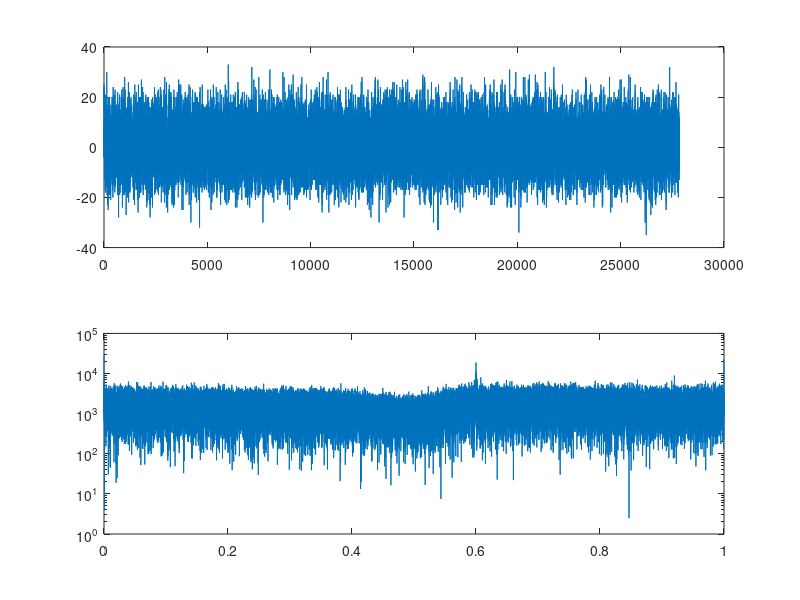
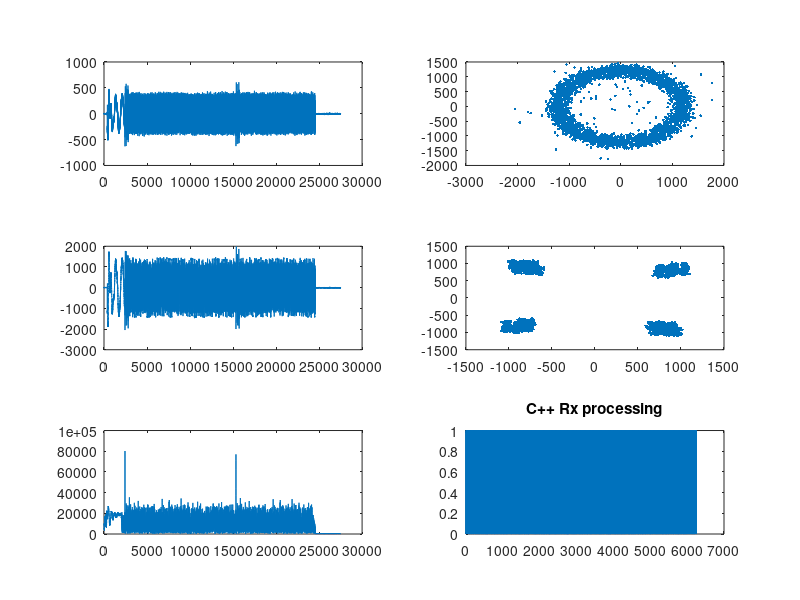

Here is the MATLAB script that generated these plots, in order:
close all;
clear all;

%% Data Received

N_samps=55680;
fid1=fopen('received0.dat','r');
x_rec=fread(fid1, N_samps,'short');
fclose(fid1);


xComplex_rec= zeros(1,N_samps/2);
count = 1;
for i=1:2:N_samps
    xComplex_rec(count) = complex(x_rec(i),x_rec(i+1));
    count = count+1;
end

length(xComplex_rec);

figure(1)
subplot(2,1,1)
plot(real(xComplex_rec));
subplot(2,1,2)
semilogy(linspace(0,1,2^16),abs(fft(xComplex_rec,2^16)))
%pwelch(xComplex_rec)

%% Processing stages


fid1=fopen('x_freq.dat','r');
x_freq=fread(fid1, 55002,'double');
fclose(fid1);


xComplex_freq= zeros(1,55002/2);
count = 1;
for i=1:2:55002
    xComplex_freq(count) = complex(x_freq(i),x_freq(i+1));
    count = count+1;
end

length(xComplex_freq);

figure(2)
subplot(3,2,1)
plot(real(xComplex_freq));

fid1=fopen('x_matched.dat','r');
x_matched=fread(fid1, 55002,'double');
fclose(fid1);


xComplex_matched= zeros(1,55002/2);
count = 1;
for i=1:2:55002
    xComplex_matched(count) = complex(x_matched(i),x_matched(i+1));
    count = count+1;
end

length(xComplex_matched);

subplot(3,2,3)
plot(real(xComplex_matched));

fid1=fopen('x_downsamp.dat','r');
x_downsamp=fread(fid1, 2*3225,'double');
fclose(fid1);


xComplex_downsamp= zeros(1,3225);
count = 1;
for i=1:2:3225*2
    xComplex_downsamp(count) = complex(x_downsamp(i),x_downsamp(i+1));
    count = count+1;
end

length(xComplex_downsamp);

subplot(3,2,2)
plot(xComplex_downsamp,'.');


fid1=fopen('xcorr.dat','r');
xcorr=fread(fid1, 55002,'double');
fclose(fid1);


xComplex_corr= zeros(1,55002/2);
count = 1;
for i=1:2:55002
    xComplex_corr(count) = complex(xcorr(i),xcorr(i+1));
    count = count+1;
end

length(xComplex_corr);

figure(2)
subplot(3,2,5)
plot(abs(xComplex_corr));



fid1=fopen('x_filt.dat','r');
x_filt=fread(fid1, 2*3125,'double');
fclose(fid1);


xComplex_filt= zeros(1,3125);
count = 1;
for i=1:2:3125*2
    xComplex_filt(count) = complex(x_filt(i),x_filt(i+1));
    count = count+1;
end

length(xComplex_filt);

subplot(3,2,4)
plot(xComplex_filt,'.');


% Load data_sent from file (note the type)
fid=fopen('data.dat','r');
data_correct=fread(fid, 6250 ,'double');
fclose(fid);


% Load data from file (note the type)
fid=fopen('decoded0.dat','r');
temp=fread(fid, 6250 ,'short');
fclose(fid);
result_from_harness=temp;

figure(2)
subplot(3,2,6)
plot(abs(result_from_harness-data_correct));
title('C++ Rx processing');


BER_cpp=sum(abs(result_from_harness-data_correct))/6250
